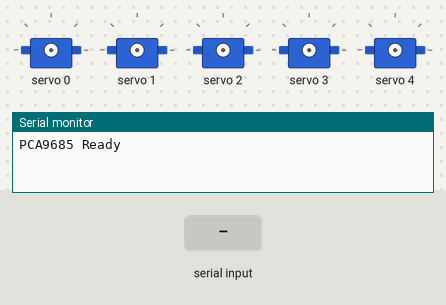
A sketch run on a simulated Arduino Uno, built with avr-gcc and run on an emulated ATmega328P. On the bench: 5 × servo, the last lines printed to the serial monitor. The test bench sets the inputs (shaded band).

Above: at 1.2 s.
1.3 s: "G0\n" received over Serial
At 3.1 s:
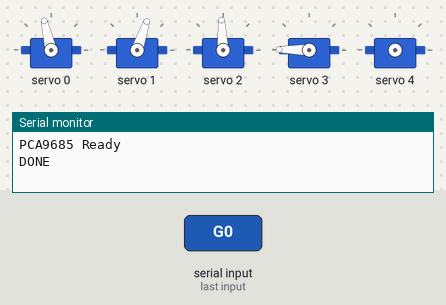
4.3 s: "GL\n" received over Serial
At 6.0 s:
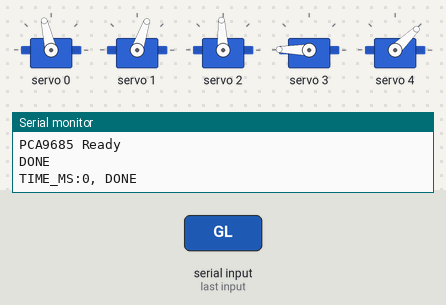
7.7 s: "G1\n" received over Serial
At 9.2 s:
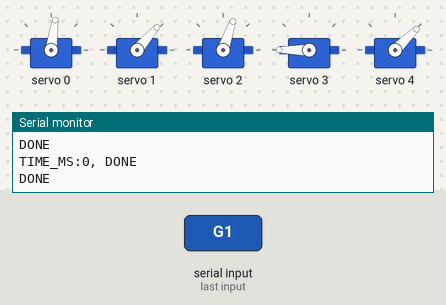
10.3 s: "G2\n" received over Serial
At 11.8 s:
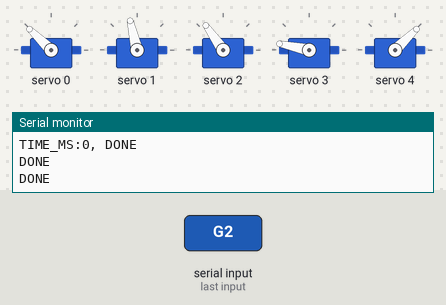
12.8 s: "GC\n" received over Serial
At 13.8 s:
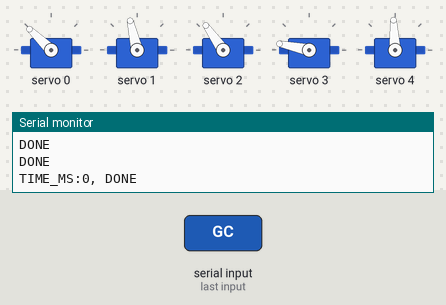
Timing chart, 0 to 15.3 s (numbered marks = the images above; inputs shaded):
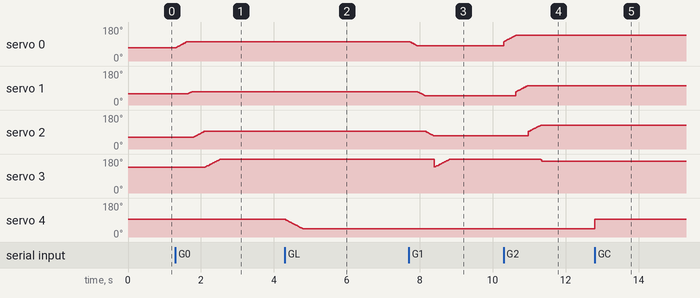

The sketch:

Arm_movement.ino
```cpp
/**
 * This sketch receives simple serial commands (e.g., "G0", "G1") to trigger
 * predefined arm movements and supports direct control of individual servos.
 */

// ====== Library Includes ======
#include <Wire.h>
#include <Adafruit_PWMServoDriver.h>
#include <math.h>
#include <FastLED.h>

// ====== LED Constants ======
#define NUM_LEDS 8
#define DATA_PIN 9
CRGB leds[NUM_LEDS];

// ====== Servo Control Constants ======
#define SERVOMIN_PULSE 102 // Minimum pulse length out of 4096
#define SERVOMAX_PULSE 512 // Maximum pulse length out of 4096

// Physical angle limits for each servo (in degrees).
const int SERVO_PHY_MIN[16] = {0, 0, 0, 100, 0, 0, 0, 0, 0, 0, 0, 0, 0, 0, 0, 0};
const int SERVO_PHY_MAX[16] = {180, 180, 180, 180, 180, 180, 180, 180, 180, 180, 180, 180, 180, 180, 180, 180};

// ====== Global Objects ======
Adafruit_PWMServoDriver pwm = Adafruit_PWMServoDriver(0x40);
int servoChannels[] = { 0, 1, 2, 3, 4, 5, 6, 7, 8, 9, 10, 11, 12, 13, 14, 15 };

void setup() {
  Serial.begin(115200);
  FastLED.addLeds<WS2812B, DATA_PIN, GRB>(leds, NUM_LEDS);
  FastLED.setBrightness(20);
  Wire.begin();
  Wire.setClock(400000);
  if (!pwm.begin()) {
    Serial.println("PCA9685 Dead");
    while (1);
  } else {
    pwm.setPWMFreq(50);
    Serial.println("PCA9685 Ready");
  }
}

void loop() {
  if (Serial.available() > 0) {
    static String input = "";
    char ch = Serial.read();
    if (ch == '\n' || ch == '\r') {
      input.trim();
      if (input.length() > 0) {
        processGripperCommand(input);
        input = "";
      }
    } else {
      input += ch;
    }
  }
}

// Routes incoming serial commands to the appropriate function.
void processGripperCommand(String cmd) {
  if (cmd == "G0") { setDefaultPose(); }
  else if (cmd == "G1") { setgGripperPick(); }
  else if (cmd == "G2") { releasegood(); }
  else if (cmd == "GL") { rotateBase(45); }
  else if (cmd == "GC") { rotateBase(90); }
  else if (cmd == "GR") { rotateBase(135); }
  // REVISED: Added handler for the ZERO command to support Python handshake
  else if (cmd == "ZERO") {
    Serial.println("BASELINE_RESET");
  }
  else { Serial.println("?"); }
}

// Moves a servo for scanning purposes.
void rotateBase(int targetAngle) {
  // Assumes the scanner servo starts at a 90-degree center point
  moveServoSmoothly(servoChannels[4], 90, targetAngle, 10, 4);
  Serial.print("TIME_MS:0, DONE"); // Simplified response
  Serial.println();
}

// Smoothly moves a single servo from a start to an end angle.
void moveServoSmoothly(int channel, int startAngle, int endAngle, int stepDelay, int servoIndex) {
  if (startAngle < endAngle) {
    for (int angle = startAngle; angle <= endAngle; angle++) {
      pwm.setPWM(channel, 0, angleToPulse(angle, servoIndex));
      delay(stepDelay);
    }
  } else {
    for (int angle = startAngle; angle >= endAngle; angle--) {
      pwm.setPWM(channel, 0, angleToPulse(angle, servoIndex));
      delay(stepDelay);
    }
  }
}

// Converts an angle in degrees to a PWM pulse value.
int angleToPulse(int angle, int servoIndex) {
  angle = constrain(angle, SERVO_PHY_MIN[servoIndex], SERVO_PHY_MAX[servoIndex]);
  return map(angle, 0, 180, SERVOMIN_PULSE, SERVOMAX_PULSE);
}

// --- Pre-existing Arm Pose Functions ---
void setDefaultPose() {
  moveServoSmoothly(servoChannels[0], 70, 100, 10, 0); // Base
  moveServoSmoothly(servoChannels[1], 60, 70, 10, 1);  // Shoulder
  moveServoSmoothly(servoChannels[2], 60, 90, 10, 2);  // Elbow
  moveServoSmoothly(servoChannels[3], 130, 170, 10, 3); // Claw
  Serial.println("DONE");
}

void setgGripperPick() {
  moveServoSmoothly(servoChannels[0], 100, 80, 10, 0); // Base
  moveServoSmoothly(servoChannels[1], 70, 50, 10, 1);  // Shoulder
  moveServoSmoothly(servoChannels[2], 90, 70, 10, 2);  // Elbow
  moveServoSmoothly(servoChannels[3], 130, 175, 10, 3); // Claw
  Serial.println("DONE");
}

void releasegood() {
  moveServoSmoothly(servoChannels[0], 100, 130, 10, 0); // Base
  moveServoSmoothly(servoChannels[1], 70, 100, 10, 1);  // Shoulder
  moveServoSmoothly(servoChannels[2], 90, 120, 10, 2);  // Elbow
  moveServoSmoothly(servoChannels[3], 170, 160, 3, 3);  // Claw
  Serial.println("DONE");
}
```

Measured:
- after the input at 1.3 s, servo 0: moves from 71° to 103° over 0.31 s, starting at once; servo 1: 60° → 71° after 0.36 s; servo 2: moves from 61° to 93° over 0.29 s, starting after 0.49 s; servo 3: moves from 137° to 179° over 0.41 s, starting after 0.81 s
- after the input at 4.3 s, servo 4: moves from 93° to 44° over 0.46 s, starting at once
- after the input at 7.7 s, servo 0: moves from 103° to 82° over 0.21 s, starting at once; servo 1: moves from 71° to 49° over 0.19 s, starting after 0.25 s; servo 2: moves from 93° to 71° over 0.19 s, starting after 0.48 s
- after the input at 10.3 s, servo 0: moves from 82° to 136° over 0.34 s, starting at once; servo 1: moves from 49° to 103° over 0.34 s, starting after 0.34 s; servo 2: moves from 71° to 125° over 0.34 s, starting after 0.67 s; servo 3: 180° → 168° after 1.0 s
- after the input at 12.8 s, servo 4: 44° → 93° at once
